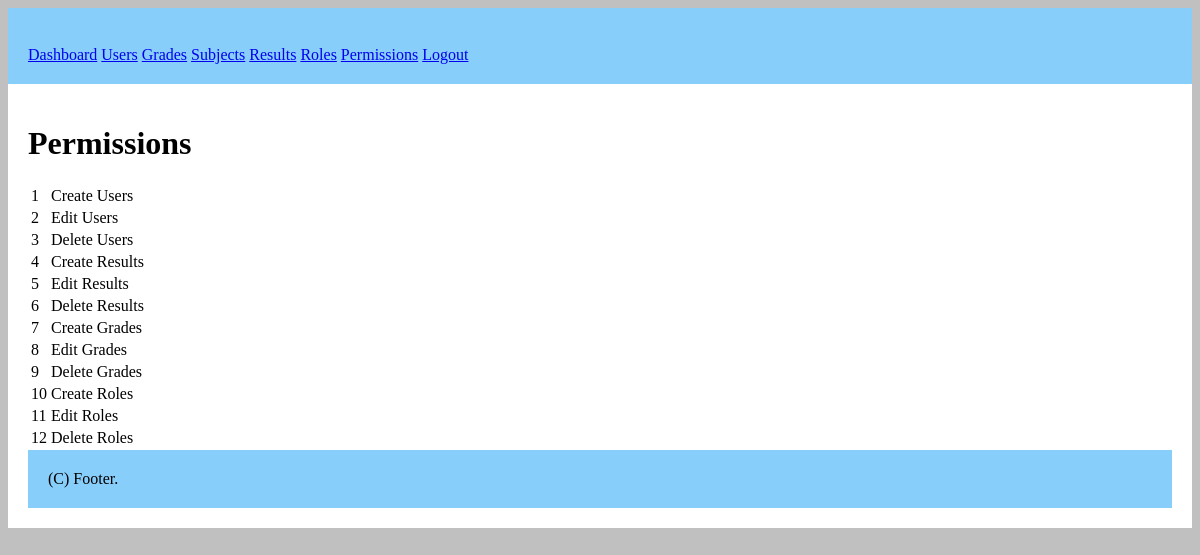
The page /permissions (signed in) on the database its author committed.
### tables this page shows
CREATE TABLE IF NOT EXISTS `permissions` (
  `permission_id` INT(11) NOT NULL AUTO_INCREMENT,
  `name` VARCHAR(45) NOT NULL,
  PRIMARY KEY (`permission_id`));

### controllers/Permissions.php (called while the page is built, shortened)
<?php
class Permissions extends Controller {
  function index() {
    $this->view->permissionList = $this->model->readAllPermissions();
    $this->view->render("permissions/index");
  }
}
?>

### index.php (called while the page is built, shortened)
<?php
require "./libs/Controller.php";
require "./libs/Model.php";
$app = new Bootstrap();
?>

### libs/Model.php (called while the page is built, shortened)
<?php
class Model {
  function __construct() {
    $this->db = new Database();
  }
}
?>

### models/PermissionsModel.php (called while the page is built, shortened)
<?php
class PermissionsModel extends Model {
  function readAllPermissions() {
    $statment = $this->db->prepare("SELECT permission_id, name FROM permissions");
    $statment->execute();
    return $statment->fetchAll();
  }
}
?>

### libs/Controller.php (called while the page is built, shortened)
<?php
class Controller {
  function loadModel($name) {
    $path = "models/" . $name . "Model.php";
    if(file_exists($path)) {
      $this->model = new $modelName();
    }
  }
}
?>

### views/permissions/index.php (the view, shortened to what this page needs)
<h1>Permissions</h1>
<table>
<?php
foreach($this->permissionList as $key => $value) {
  printf("<tr> <td>%d</td> <td>%s</td> </tr>", $key + 1, str_replace("_", " ", $value['name']));
}
?>

### public/css/default.css (style rules this page uses)
body { background: silver; }

### rows shown on the page
permissions: name "Create Users"
permissions: name "Edit Users"
permissions: name "Delete Users"
permissions: name "Create Results"
permissions: name "Edit Results"
permissions: name "Delete Results"
permissions: name "Create Grades"
permissions: name "Edit Grades"
permissions: name "Delete Grades"
permissions: name "Create Roles"
permissions: name "Edit Roles"
permissions: name "Delete Roles"
